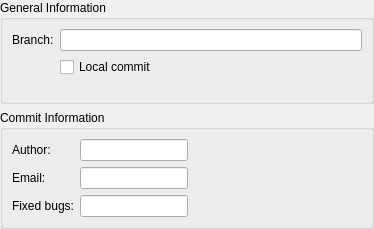
<?xml version="1.0" encoding="UTF-8"?>
<ui version="4.0">
 <class>Bazaar::Internal::BazaarCommitPanel</class>
 <widget class="QWidget" name="Bazaar::Internal::BazaarCommitPanel">
  <property name="geometry">
   <rect>
    <x>0</x>
    <y>0</y>
    <width>374</width>
    <height>229</height>
   </rect>
  </property>
  <layout class="QVBoxLayout" name="verticalLayout">
   <property name="margin">
    <number>0</number>
   </property>
   <item>
    <widget class="QGroupBox" name="infoGroup">
     <property name="title">
      <string>General Information</string>
     </property>
     <layout class="QFormLayout" name="formLayout_2">
      <item row="1" column="0">
       <widget class="QLabel" name="branchLabel">
        <property name="text">
         <string>Branch:</string>
        </property>
       </widget>
      </item>
      <item row="1" column="1">
       <widget class="QLineEdit" name="branchLineEdit">
        <property name="readOnly">
         <bool>true</bool>
        </property>
       </widget>
      </item>
      <item row="2" column="1">
       <widget class="QCheckBox" name="isLocalCheckBox">
        <property name="toolTip">
         <string>Performs a local commit in a bound branch.
Local commits are not pushed to the master branch until a normal commit is performed.</string>
        </property>
        <property name="text">
         <string>Local commit</string>
        </property>
       </widget>
      </item>
     </layout>
    </widget>
   </item>
   <item>
    <widget class="QGroupBox" name="editGroup">
     <property name="title">
      <string>Commit Information</string>
     </property>
     <layout class="QHBoxLayout" name="horizontalLayout">
      <item>
       <layout class="QFormLayout" name="formLayout">
        <property name="fieldGrowthPolicy">
         <enum>QFormLayout::ExpandingFieldsGrow</enum>
        </property>
        <item row="0" column="0">
         <widget class="QLabel" name="authorLabel">
          <property name="text">
           <string>Author:</string>
          </property>
         </widget>
        </item>
        <item row="0" column="1">
         <widget class="QLineEdit" name="authorLineEdit"/>
        </item>
        <item row="1" column="0">
         <widget class="QLabel" name="emailLabel">
          <property name="text">
           <string>Email:</string>
          </property>
         </widget>
        </item>
        <item row="1" column="1">
         <widget class="QLineEdit" name="emailLineEdit"/>
        </item>
        <item row="2" column="0">
         <widget class="QLabel" name="fixedBugsLabel">
          <property name="text">
           <string>Fixed bugs:</string>
          </property>
         </widget>
        </item>
        <item row="2" column="1">
         <widget class="QLineEdit" name="fixedBugsLineEdit"/>
        </item>
       </layout>
      </item>
      <item>
       <spacer name="horizontalSpacer">
        <property name="orientation">
         <enum>Qt::Horizontal</enum>
        </property>
        <property name="sizeHint" stdset="0">
         <size>
          <width>161</width>
          <height>20</height>
         </size>
        </property>
       </spacer>
      </item>
     </layout>
    </widget>
   </item>
  </layout>
 </widget>
 <resources/>
 <connections/>
</ui>
